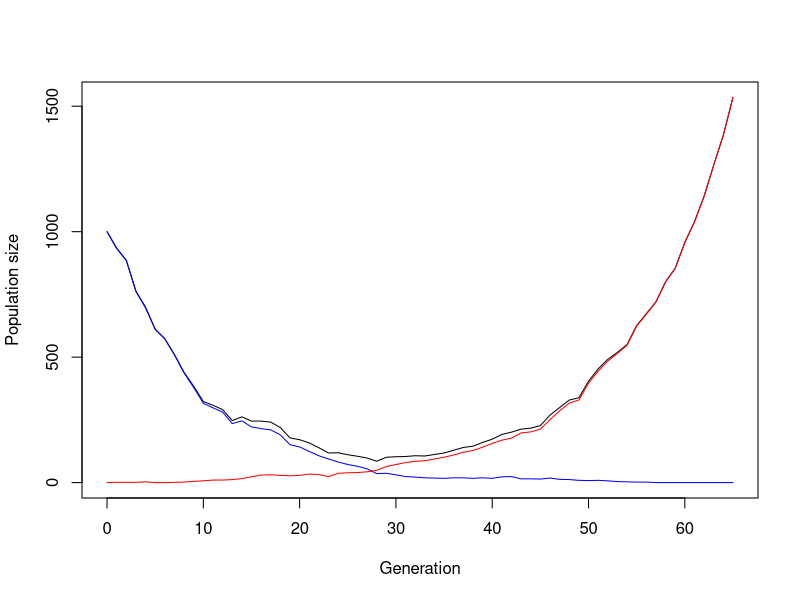

Recreate this plot in R.
## ---- chunk 1
simulate_one_gen <- function(N_a, N_A, decay_rate, sel_coeff, mut_rate) {
  # draw offspring according to Poisson distribution
  offsp_a <- rpois(1, N_a * (1-decay_rate))
  offsp_A <- rpois(1, N_A * (1-decay_rate+sel_coeff))
  # draw new mutants according to Poisson distribution
  mut_a_to_A <- rpois(1, offsp_a * mut_rate)
  
  # determine new population sizes of wild type and mutant
  N_a_new <- max(offsp_a - mut_a_to_A, 0)
  N_A_new <-  offsp_A + mut_a_to_A
  
  return(c(N_a_new, N_A_new))
}
# Test the function
print(simulate_one_gen(100,0,0.1,0.2,0.01))
## ---- chunk 2
simulate_pop <- function(N_init_a, N_init_A, decay_rate, sel_coeff, mut_rate, t_max) {
  # Create the vector in which to save the results
  pop_vector <- c(N_init_a, N_init_A)
  # initiate the variables
  pop_new <- c(N_init_a, N_init_A)
  
  # run the simulation until generation t_max
  for (i in 1:t_max+1) {
    # redefine the current population one generation later
    pop_new <- simulate_one_gen(pop_new[1],pop_new[2], decay_rate, sel_coeff, mut_rate)
    # add the new population sizes to the output vector
    pop_vector <- rbind(pop_vector,pop_new)
    # condition to stop the simulation before t_max: either the population exceeds 1.5 times the original population size, or it goes extinct
    if (pop_new[1]+pop_new[2]>=1.5*(N_init_a+ N_init_A) | pop_new[1]+pop_new[2]==0) break
  }
  
  # define the row and column names of the output vector
  rownames(pop_vector) <- (0:t_max)[1:length(pop_vector[,1])] # note that the vector has to be cut if the simulation stopped early
  colnames(pop_vector) <- c("a","A")
  # return the result
  return(pop_vector)	
}


# Test the function and plot the result
# set t_max to a value to be used througout
max_gen <- 1000
# create your simulation data
output <- simulate_pop(1000,0,0.1,0.2,0.001,max_gen)
# show the last few lines of the data table
print(tail(output))
# plot the output - note that the plot range and the x axis have to be adjusted based on the length of the table
# determine x axis range 
x_range <- 0:(length(output[,1])-1)
# this plots the total population size
plot(x_range,output[,1]+output[,2],type='l',ylim=c(0,max(output[,1]+output[,2])),xlab = "Generation",ylab = "Population size")
# add number of wild type individuals
lines(x_range,output[,1], col="blue")
# add number of mutant individuals
lines(x_range,output[,2], col="red")
## ---- chunk 3
# set some parameters to fixed values
init_a <- 100
init_A <- 0
m_rate <- 0.001
max_gen <- 1000
# determine how often to run the simulation for each set of parameters
no_replicates <- 100

# set parameters to vary
s_values <- c(0.2,0.3,0.4)
r_values <- c(0.05,0.1,0.15)

# initialize data table - where to collect the results
data_table <- c()
# run the simulation across all chosen parameters
# loop over decay rates
for(rval in r_values){
  # loop over selection coefficients
  for(sval in s_values){
    # different way of running many simulations: make replicates using "repeat" function with a counter i
    # reset counter
    i<-1
    repeat {
      # increase counter by one
      i<-i+1
      # run the simulation once
      one_run <- simulate_pop(init_a,init_A,rval,sval,m_rate,max_gen)
      # determine total population sizes
      total_size <- one_run[,1]+one_run[,2]
      # determine minimum population size
      min_size <- min(total_size)
      # determine (first) generation at which this population size occurred
      min_gen <- as.numeric(which(total_size==min_size)[1])
      # enter the data into the table
      data_table <- rbind(data_table,c(rval,sval,min_gen,min_size)) # note that we add the varying parameters (decay rate and selection coefficient) to the table too
      # stop the repeated computation after no_replicates times
      if(i>no_replicates) break
    }
  }
}
# define column names of data table
colnames(data_table) <- c("r","s","min_gen","no_min")
# show the first lines of the output
print(head(data_table))
